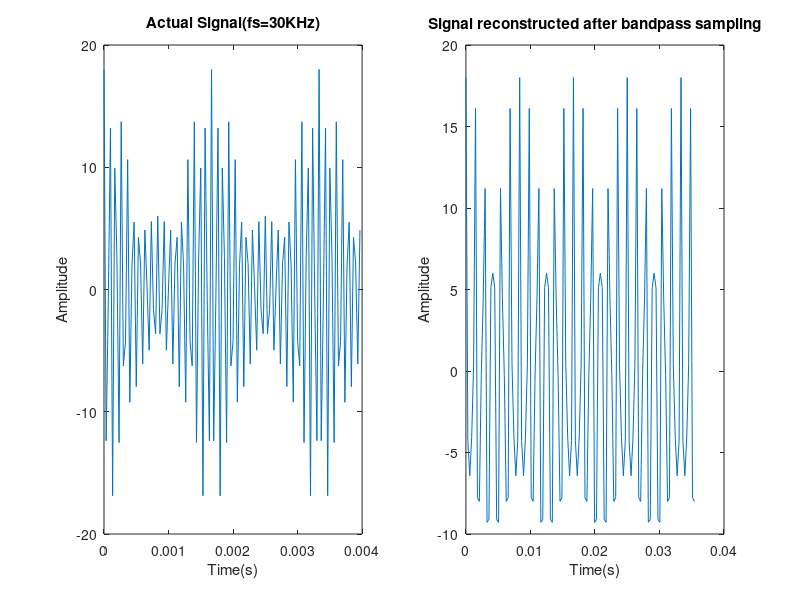
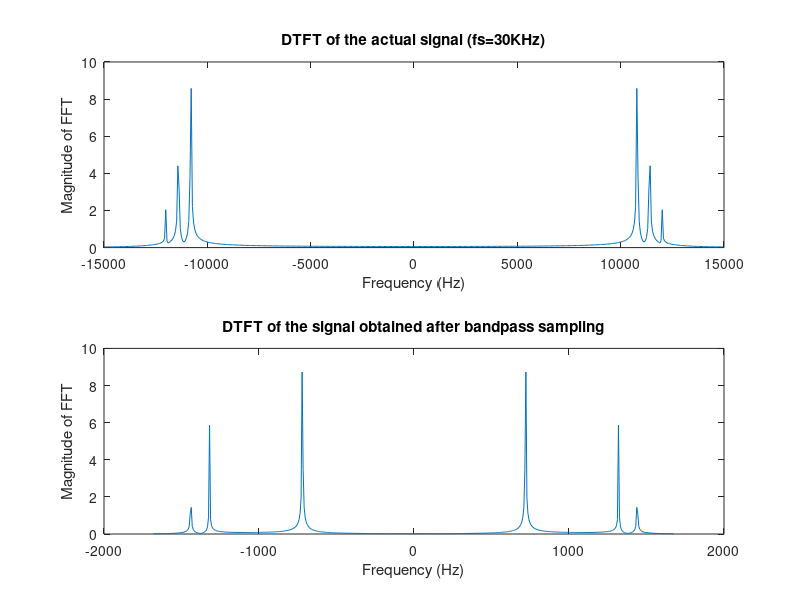

MATLAB code to generate these figures, in order:
clear all;
clc;
f=  4e3;   %Frequency of sinusoid
fh=3*f;
fl=(2.7)*f;
fm=(fh+fl)/2;
bw=fh-fl;
bwg=(0.1)*bw;
kmax=floor(fh/bw);
fs1=fh/kmax;
fs=(2.8)*fs1;
fsa=30e3; % sampling rate 30 kHz


t=0:1/fs:511*1/fs; %time index
ta=0:1/fsa:511*1/fsa; %time index
L=length(t);
%x=10*cos(2*pi*f*t)+6*cos(2*pi*2*f*t)+2*cos(2*pi*3*f*t);
x=10*cos(2*pi*fl*t)+6*cos(2*pi*fm*t)+2*cos(2*pi*fh*t);
xa=10*cos(2*pi*fl*ta)+6*cos(2*pi*fm*ta)+2*cos(2*pi*fh*ta);


figure(1);
subplot(1,2,1)
plot(ta(1:120),xa(1:120))
title('Actual Signal(fs=30KHz)')
xlabel('Time(s)');
ylabel('Amplitude');
subplot(1,2,2)
plot(t(1:120),x(1:120));
title('Signal reconstructed after bandpass sampling')
xlabel('Time(s)');
ylabel('Amplitude');

%n1 = 64; 
X =(fft(x));
Y =fftshift(X);
m = abs(Y);
F=-fs/2:fs/L:fs/2-fs/L;

Xa =(fft(xa));
Ya =fftshift(Xa);
ma = abs(Ya);
Fa=-fsa/2:fsa/L:fsa/2-fsa/L;

figure(2);
subplot(2,1,1);
plot(Fa,2*ma/L)
title('DTFT of the actual signal (fs=30KHz)')
xlabel('Frequency (Hz)');
ylabel('Magnitude of FFT');
subplot(2,1,2);

plot(F,2*m/L)
title('DTFT of the signal obtained after bandpass sampling')
xlabel('Frequency (Hz)');
ylabel('Magnitude of FFT');

%fs=(2.5)*fs1;
%fs=12e3; % sampling rate 12 kHz


